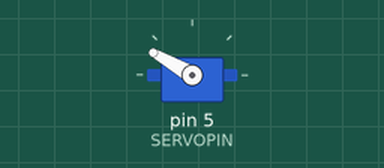
Simulated run of this sketch. Board: Arduino Uno, built with avr-gcc and run on an emulated ATmega328P. On the bench: servo. What the sketch prints to the serial monitor is not drawn.

Above: at 0.05 s.
At 0.9 s:
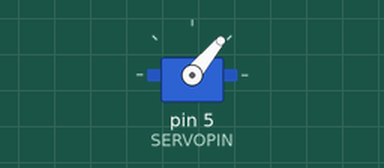
At 3.2 s:
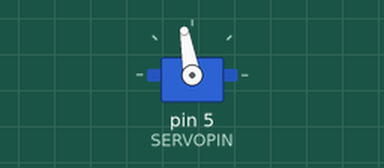
Timing chart, 0 to 7.4 s (numbered marks = the images above):
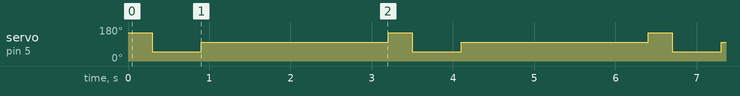

Measured:
- by itself, servo on pin 5 (SERVOPIN): repeats every 3.2 s: 100° 2.3 s, 150° 0.30 s, 50° 0.60 s

The sketch:

servo_test.ino
```cpp
#include <Servo.h>

// setup servo
#define SERVORIGHT   50
#define SERVOCENTRE 100
#define SERVOLEFT   150
#define SERVOPIN     5      // GPIO 5

Servo servo;

void setup() {
    Serial.begin(115200);
    Serial.println(" SG90 Servo");
    // set the servo data pin
    servo.attach(SERVOPIN);

}

void loop() {
    Serial.println("test");
    servo.write(SERVOLEFT);
    delay(300);

    servo.write(SERVORIGHT);
    delay(600);

    servo.write(SERVOCENTRE);
    delay(300);

    delay(2000); // 2 sec
}
```
